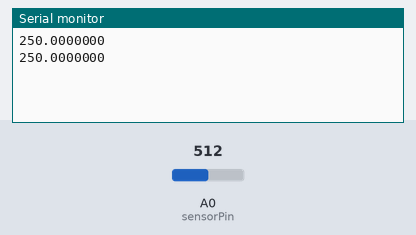
A sketch run on a simulated Arduino Uno, built with avr-gcc and run on an emulated ATmega328P. Parts: the last lines printed to the serial monitor. Inputs (shaded band) come from the test bench; at power-on: A0 (sensorPin) = 512.

Above: at 1.8 s.
1.9 s: A0 (sensorPin) set to 716
At 2.4 s:
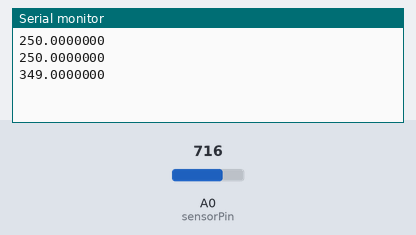
3.4 s: A0 (sensorPin) set to 900
At 4.8 s:
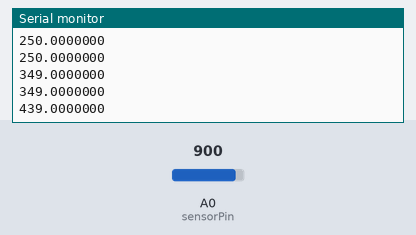
Timing chart, 0 to 6.4 s (numbered marks = the images above; inputs shaded):
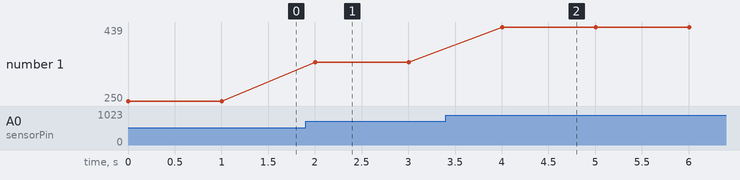

The sketch:

rainfall.ino
```cpp
#include<SoftwareSerial.h>
const int sensorPin = A0;
void setup() {
  // put your setup code here, to run once:
  Serial.begin(9600);

}

void loop() {
  // put your main code here, to run repeatedly:
  int sensorValue = analogRead(sensorPin); // Read the analog sensor value

  // Convert the analog value to millimeters of rainfall (you may need to adjust this conversion)
  float rainfallInMM = map(sensorValue, 0, 1023, 0, 500);

  // Print the rainfall data in the desired format
  Serial.println(rainfallInMM, 7); // 7 decimal places for precision

  delay(1000);

}
```

Measured:
- after the input at 1.9 s, the serial monitor: prints a new line after 0.10 s (image 1)
- after the input at 3.4 s, the serial monitor: prints a new line after 0.61 s (image 2)
- plotted number 1: 250 → 349 after the input at 1.9 s, 349 → 439 after the input at 3.4 s
